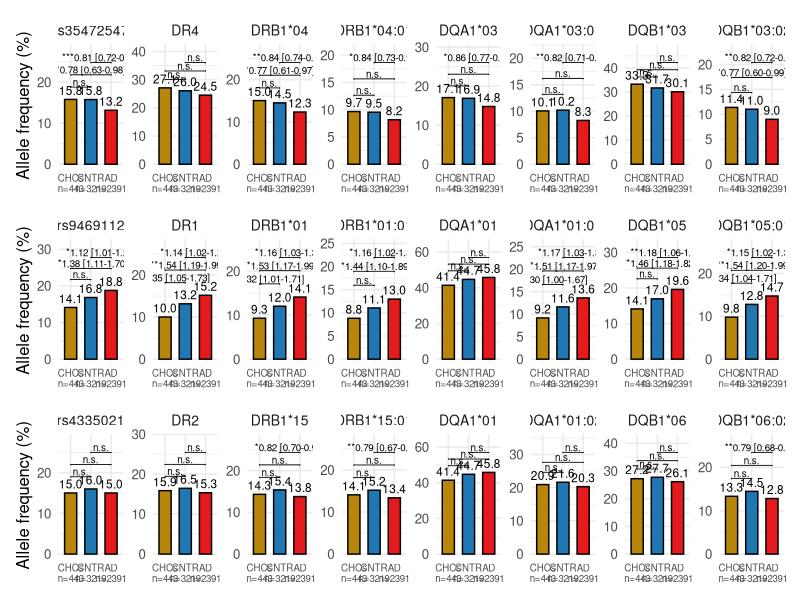
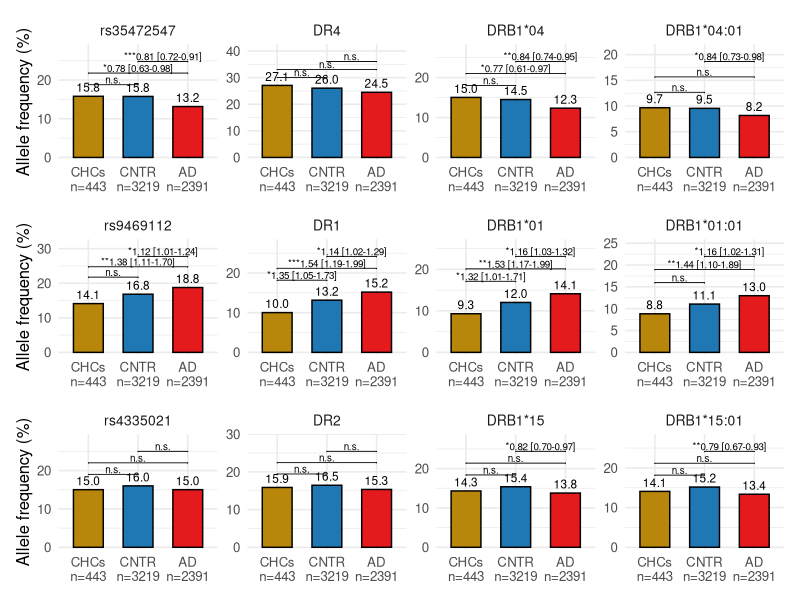

These charts were generated, in order, by the following R code:
## =============================================================================
## Figure 4 & Supplementary Figure 1: allele frequencies of Hap-B, Hap-R and
## Hap-Y (lead SNP, DR-broad code, two-field HLA-DRB1/DQA1/DQB1 alleles)
## across CHC, control (CNTR) and AD groups, with pairwise odds ratios and
## significance (logistic regression, corrected for sex and genetic PCs 1-5).
## Figure 4 shows the HLA-DRB1 locus only; Supplementary Figure 1 shows the
## full haplotype resolution.
## =============================================================================
##
## Inputs:
##   data_prep/study_cohort_genetics/output/hla_alleles_snps_regression.csv - regression
##     results for HLA-II haplotype genetic features: allele frequencies, sample sizes, and
##     CHC/control/AD association statistics; from 7_allele_snp_regression.R
## Outputs:
##   figures/figure4_R.pdf
##   figures/figuresupp1_R.pdf
## =============================================================================

library(data.table)
library(dplyr)
library(tidyr)
library(ggplot2)
library(ggpubr)
library(patchwork)

# Run from the repository root, e.g. `Rscript figure4_suppfigure1.R` from the top-level directory,
# or uncomment and edit the line below to set the working directory explicitly.
# setwd("/path/to/repository")

## -----------------------------------------------------------------------------
## Helper functions
## -----------------------------------------------------------------------------

# Display labels for the lead SNPs, by rs number, used throughout the plots
# below in place of the internal dosage-column names.
allele_display_labels <- c(
  "chr6:32592593:G:T_T" = "rs35472547", # Hap-B lead SNP
  "chr6:32447376:C:T_T" = "rs9469112",  # Hap-R lead SNP
  "chr6:32609869:A:G_A" = "rs4335021"   # Hap-Y lead SNP
)

recode_hla_labels <- function(x) {
  ifelse(x %in% names(allele_display_labels), unname(allele_display_labels[x]), x)
}

# Builds a bar plot of allele frequency (%) in CHCs, controls (CNTR) and AD
# patients for one haplotype's genetic features, with pairwise odds ratios
# and significance brackets (CHC vs. CNTR, CHC vs. AD, CNTR vs. AD).
#
# Input:
#   assocs           - the three association labels (in `regression`) for the
#                        CHC-vs-AD, CHC-vs-control and control-vs-AD models
#   features         - genetic features (alleles/SNPs) of the haplotype to plot,
#                        in display order
#   small_x_text     - if TRUE, shrink the x-axis facet labels (used for the
#                        full-resolution Supplementary Figure 1 panels, which
#                        have longer two-field allele names)
# Output: a ggplot object, one facet per feature
plot_allele_frequency_comparison <- function(assocs, features, small_x_text = FALSE) {
  regs <- regression %>%
    filter(allele %in% features,
           association %in% assocs) %>%
    select(allele, association, freq_cases, freq_controls, p_value, num_cases, num_controls, odds_ratio, lower_ci, upper_ci)
  if (nrow(regs) == 0) {
    message("No rows for associations: ", paste(assocs, collapse = ", "), " -> skipping")
    return(invisible(NULL))
  }

  regs$allele <- recode_hla_labels(regs$allele)
  features <- recode_hla_labels(features)

  wide <- regs %>%
    pivot_wider(
      names_from = association,
      values_from = c(freq_cases, freq_controls, p_value, num_cases, num_controls, odds_ratio, lower_ci, upper_ci),
      names_sep = "_"
    )

  a1 <- assocs[1] # CHC vs. AD
  a2 <- assocs[2] # CHC vs. CNTR
  a3 <- assocs[3] # CNTR vs. AD

  base_df <- data.frame(allele = features, stringsAsFactors = FALSE)
  joined <- base_df %>% left_join(wide, by = "allele")

  # CHC/CNTR/AD frequencies and pairwise stats are each reported under two of
  # the three association models (as "cases" or "controls" depending on which
  # comparison); coalesce() picks whichever model reports the value.
  freqs <- data.frame(
    allele = joined$allele,
    CHCs = coalesce(joined[[paste0("freq_controls_", a2)]], joined[[paste0("freq_controls_", a1)]]),
    CNTR = coalesce(joined[[paste0("freq_cases_", a2)]],   joined[[paste0("freq_controls_", a3)]]),
    AD   = coalesce(joined[[paste0("freq_cases_", a1)]],   joined[[paste0("freq_cases_", a3)]]),
    p_cent_ctrl  = joined[[paste0("p_value_", a2)]],
    p_cent_ad    = joined[[paste0("p_value_", a1)]],
    p_ctrl_ad    = joined[[paste0("p_value_", a3)]],
    or_cent_ctrl  = joined[[paste0("odds_ratio_", a2)]],
    or_cent_ad    = joined[[paste0("odds_ratio_", a1)]],
    or_ctrl_ad    = joined[[paste0("odds_ratio_", a3)]],
    lci_cent_ctrl = joined[[paste0("lower_ci_", a2)]],
    lci_cent_ad   = joined[[paste0("lower_ci_", a1)]],
    lci_ctrl_ad   = joined[[paste0("lower_ci_", a3)]],
    uci_cent_ctrl = joined[[paste0("upper_ci_", a2)]],
    uci_cent_ad   = joined[[paste0("upper_ci_", a1)]],
    uci_ctrl_ad   = joined[[paste0("upper_ci_", a3)]],
    n_cent      = coalesce(joined[[paste0("num_controls_", a2)]], joined[[paste0("num_controls_", a1)]]),
    n_controls  = coalesce(joined[[paste0("num_cases_", a2)]],    joined[[paste0("num_controls_", a3)]]),
    n_ad        = coalesce(joined[[paste0("num_cases_", a1)]],    joined[[paste0("num_cases_", a3)]]),
    stringsAsFactors = FALSE
  )

  freqs$allele <- factor(freqs$allele, levels = features)

  pick_first <- function(x) {
    x2 <- x[!is.na(x)]
    if (length(x2) == 0) return(NA_integer_)
    x2[1]
  }
  n_cent_val <- pick_first(freqs$n_cent)
  n_ctrl_val <- pick_first(freqs$n_controls)
  n_ad_val   <- pick_first(freqs$n_ad)

  x_labels <- c(
    "CHCs" = paste0("CHCs\nn=", ifelse(is.na(n_cent_val), "NA", n_cent_val)),
    "CNTR" = paste0("CNTR\nn=", ifelse(is.na(n_ctrl_val), "NA", n_ctrl_val)),
    "AD"   = paste0("AD\nn=",   ifelse(is.na(n_ad_val),   "NA", n_ad_val))
  )

  df_long <- freqs %>%
    pivot_longer(c(CHCs, CNTR, AD), names_to = "group", values_to = "freq") %>%
    mutate(group = factor(group, levels = c("CHCs", "CNTR", "AD")),
           freq_pct = 100 * freq)

  top <- df_long %>%
    group_by(allele) %>%
    summarise(ymax = max(freq_pct, na.rm = TRUE), .groups = "drop") %>%
    mutate(ymax = ifelse(is.finite(ymax), ymax, 0))

  pv <- freqs %>%
    pivot_longer(cols = c(p_cent_ctrl, p_cent_ad, p_ctrl_ad),
                 names_to = "comp", values_to = "p") %>%
    mutate(
      group1 = case_when(
        comp == "p_cent_ctrl" ~ "CHCs",
        comp == "p_cent_ad"   ~ "CHCs",
        comp == "p_ctrl_ad"   ~ "CNTR"
      ),
      group2 = case_when(
        comp == "p_cent_ctrl" ~ "CNTR",
        comp == "p_cent_ad"   ~ "AD",
        comp == "p_ctrl_ad"   ~ "AD"
      ),
      or = case_when(
        comp == "p_cent_ctrl" ~ or_cent_ctrl,
        comp == "p_cent_ad"   ~ or_cent_ad,
        comp == "p_ctrl_ad"   ~ or_ctrl_ad
      ),
      lci = case_when(
        comp == "p_cent_ctrl" ~ lci_cent_ctrl,
        comp == "p_cent_ad"   ~ lci_cent_ad,
        comp == "p_ctrl_ad"   ~ lci_ctrl_ad
      ),
      uci = case_when(
        comp == "p_cent_ctrl" ~ uci_cent_ctrl,
        comp == "p_cent_ad"   ~ uci_cent_ad,
        comp == "p_ctrl_ad"   ~ uci_ctrl_ad
      ),
      label = case_when(
        is.na(p)  ~ "n.s.",
        p < 0.001 ~ paste0("***", sprintf("%.2f", or), " [", sprintf("%.2f", lci), "-", sprintf("%.2f", uci), "]"),
        p < 0.01  ~ paste0("**", sprintf("%.2f", or), " [", sprintf("%.2f", lci), "-", sprintf("%.2f", uci), "]"),
        p < 0.05  ~ paste0("*", sprintf("%.2f", or), " [", sprintf("%.2f", lci), "-", sprintf("%.2f", uci), "]"),
        TRUE      ~ "n.s."
      )
    ) %>%
    select(allele, group1, group2, p, label) %>%
    left_join(top, by = "allele") %>%
    group_by(allele) %>%
    mutate(
      step = pmax(3, 0.08 * (ymax + 1)),
      y.position = ymax + step * row_number()
    ) %>%
    ungroup()

  p <- ggplot(df_long, aes(group, freq_pct, fill = group)) +
    labs(x = NULL, y = "Allele frequency (%)") +
    geom_col(width = 0.6, color = "black") +
    facet_wrap(~ allele, scales = "free_y", nrow = 1) +
    scale_fill_manual(values = c(
      "CHCs" = "#B8860B",
      "CNTR" = "#1F78B4",
      "AD"   = "#E41A1C"
    )) +
    scale_y_continuous(expand = expansion(mult = c(0.02, 0.18))) +
    scale_x_discrete(labels = x_labels) +
    theme_minimal(base_size = 12) +
    theme(legend.position = "none",
          strip.text = element_text(size = 10)) +
    geom_text(aes(label = ifelse(is.na(freq_pct), "", sprintf("%.1f", freq_pct))),
              vjust = -0.5, size = 3) +
    stat_pvalue_manual(
      pv,
      xmin = "group1", xmax = "group2",
      y.position = "y.position",
      label = "label",
      tip.length = 0.01,
      bracket.size = 0.3,
      size = 2.5,
      inherit.aes = FALSE
    )

  if (small_x_text) {
    p <- p + theme(axis.text.x = element_text(size = 7))
  }

  p
}

## -----------------------------------------------------------------------------
## 1. Load input data
## -----------------------------------------------------------------------------

# Regression results for HLA-II haplotype genetic features across CHC,
# control (CNTR) and AD groups (CHC-vs-AD, CHC-vs-control, control-vs-AD)
regression <- fread("data_prep/study_cohort_genetics/output/hla_alleles_snps_regression.csv")

# The three pairwise comparisons plotted for every haplotype
comparison_associations <- c("cent_ad", "cent_ctrl", "ctrl_ad")

## -----------------------------------------------------------------------------
## 2. Identify each haplotype's genetic features, at DR-only and full
##    (lead SNP through HLA-DQB1) resolution
## -----------------------------------------------------------------------------

snp_targets <- c("Hap-B", "Hap-R", "Hap-Y")
snp_alleles <- regression %>%
  filter(snp_easy %in% snp_targets) %>%
  arrange(match(snp_easy, snp_targets)) %>% # keep order to display 
  pull(allele) %>%
  unique() %>%
  as.character()

#snp_alleles[1:2] <- snp_alleles[2:1] # swap so Hap-B's lead SNP comes first, matching haplotype display order

# Full haplotype resolution (lead SNP, DR-broad, one-field DRB1/DQA1/DQB1,
# two-field DRB1/DQA1/DQB1): Supplementary Figure 1
hap_b_features_full <- c(snp_alleles[1], "DR4", "DRB1*04", "DRB1*04:01", "DQA1*03", "DQA1*03:01", "DQB1*03", "DQB1*03:02")
hap_r_features_full <- c(snp_alleles[2], "DR1", "DRB1*01", "DRB1*01:01", "DQA1*01", "DQA1*01:01", "DQB1*05", "DQB1*05:01")
hap_y_features_full <- c(snp_alleles[3], "DR2", "DRB1*15", "DRB1*15:01", "DQA1*01", "DQA1*01:02", "DQB1*06", "DQB1*06:02")

# HLA-DRB1 locus only: Figure 4
hap_b_features_dr <- c(snp_alleles[1], "DR4", "DRB1*04", "DRB1*04:01")
hap_r_features_dr <- c(snp_alleles[2], "DR1", "DRB1*01", "DRB1*01:01")
hap_y_features_dr <- c(snp_alleles[3], "DR2", "DRB1*15", "DRB1*15:01")

## -----------------------------------------------------------------------------
## 3. Supplementary Figure 1: allele frequencies at full haplotype resolution
## -----------------------------------------------------------------------------

hap_b_plot_full <- plot_allele_frequency_comparison(comparison_associations, hap_b_features_full, small_x_text = TRUE)
hap_r_plot_full <- plot_allele_frequency_comparison(comparison_associations, hap_r_features_full, small_x_text = TRUE)
hap_y_plot_full <- plot_allele_frequency_comparison(comparison_associations, hap_y_features_full, small_x_text = TRUE)

suppfigure1 <- hap_b_plot_full / hap_r_plot_full / hap_y_plot_full
ggsave("figures/figuresupp1_R.pdf", suppfigure1, width = 14, height = 12)

## -----------------------------------------------------------------------------
## 4. Figure 4: allele frequencies at the HLA-DRB1 locus only
## -----------------------------------------------------------------------------

hap_b_plot_dr <- plot_allele_frequency_comparison(comparison_associations, hap_b_features_dr)
hap_r_plot_dr <- plot_allele_frequency_comparison(comparison_associations, hap_r_features_dr)
hap_y_plot_dr <- plot_allele_frequency_comparison(comparison_associations, hap_y_features_dr)

figure4 <- hap_b_plot_dr / hap_r_plot_dr / hap_y_plot_dr
ggsave("figures/figure4_R.pdf", figure4, width = 14, height = 12)
